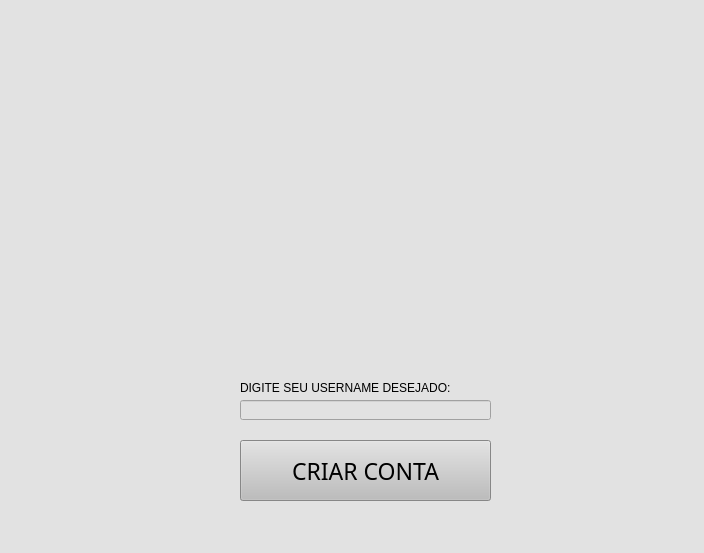
<?xml version="1.0" encoding="UTF-8"?>
<ui version="4.0">
 <class>Form</class>
 <widget class="QWidget" name="Form">
  <property name="geometry">
   <rect>
    <x>0</x>
    <y>0</y>
    <width>704</width>
    <height>553</height>
   </rect>
  </property>
  <property name="windowTitle">
   <string>Form</string>
  </property>
  <property name="styleSheet">
   <string notr="true">
background-color: rgb(226, 226, 226);</string>
  </property>
  <widget class="QLabel" name="Logo">
   <property name="geometry">
    <rect>
     <x>-50</x>
     <y>0</y>
     <width>791</width>
     <height>371</height>
    </rect>
   </property>
   <property name="styleSheet">
    <string notr="true">
background-color: rgb(226, 226, 226);</string>
   </property>
   <property name="text">
    <string/>
   </property>
   <property name="pixmap">
    <pixmap>Imagens/LOGO GERAL.png</pixmap>
   </property>
  </widget>
  <widget class="QPushButton" name="loginButton">
   <property name="geometry">
    <rect>
     <x>240</x>
     <y>440</y>
     <width>251</width>
     <height>61</height>
    </rect>
   </property>
   <property name="font">
    <font>
     <family>Rockwell Extra Bold</family>
     <pointsize>17</pointsize>
    </font>
   </property>
   <property name="mouseTracking">
    <bool>false</bool>
   </property>
   <property name="autoFillBackground">
    <bool>false</bool>
   </property>
   <property name="styleSheet">
    <string notr="true">background-color: rgb(189, 189, 189);</string>
   </property>
   <property name="text">
    <string>CRIAR CONTA</string>
   </property>
   <property name="iconSize">
    <size>
     <width>32</width>
     <height>32</height>
    </size>
   </property>
   <property name="checkable">
    <bool>false</bool>
   </property>
   <property name="autoDefault">
    <bool>false</bool>
   </property>
   <property name="default">
    <bool>false</bool>
   </property>
   <property name="flat">
    <bool>false</bool>
   </property>
  </widget>
  <widget class="QLineEdit" name="lineEdit">
   <property name="geometry">
    <rect>
     <x>240</x>
     <y>400</y>
     <width>251</width>
     <height>20</height>
    </rect>
   </property>
   <property name="text">
    <string/>
   </property>
  </widget>
  <widget class="QLabel" name="label">
   <property name="geometry">
    <rect>
     <x>240</x>
     <y>380</y>
     <width>251</width>
     <height>16</height>
    </rect>
   </property>
   <property name="text">
    <string>DIGITE SEU USERNAME DESEJADO:</string>
   </property>
  </widget>
 </widget>
 <resources/>
 <connections/>
</ui>
